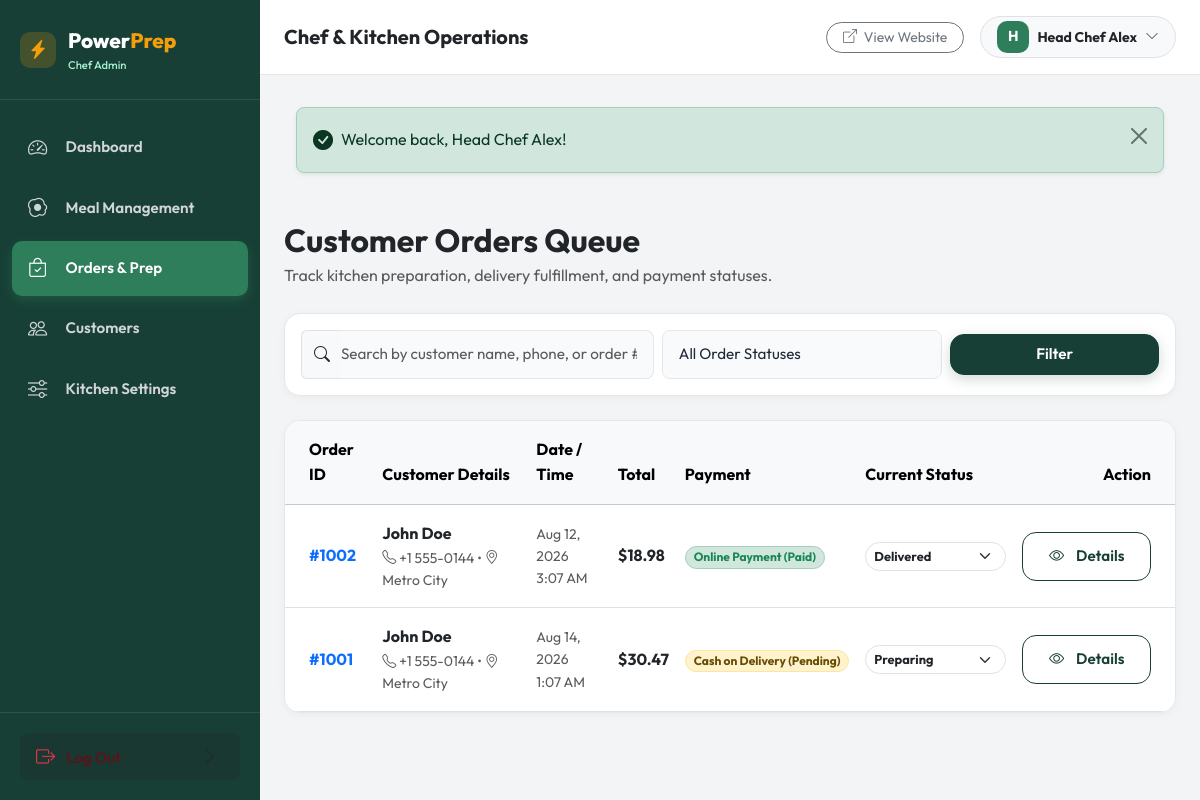
The app's page /admin/orders.php (signed in) with its own data.
### tables this page shows
CREATE TABLE `orders` (
  `id` INT AUTO_INCREMENT PRIMARY KEY,
  `user_id` INT NULL,
  `customer_name` VARCHAR(100) NOT NULL,
  `customer_email` VARCHAR(120) NOT NULL,
  `customer_phone` VARCHAR(30) NOT NULL,
  `delivery_address` TEXT NOT NULL,
  `delivery_city` VARCHAR(80) NOT NULL,
  `delivery_instructions` TEXT NULL,
  `subtotal` DECIMAL(10,2) NOT NULL,
  `delivery_fee` DECIMAL(10,2) NOT NULL DEFAULT 3.99,
  `total` DECIMAL(10,2) NOT NULL,
  `payment_method` VARCHAR(50) NOT NULL DEFAULT 'Cash on Delivery',
  `payment_status` ENUM('Pending', 'Paid') NOT NULL DEFAULT 'Pending',
  `status` ENUM('Pending', 'Confirmed', 'Preparing', 'Ready', 'Out for Delivery', 'Delivered', 'Cancelled') NOT NULL DEFAULT 'Pending',
  `created_at` TIMESTAMP DEFAULT CURRENT_TIMESTAMP,
  `updated_at` TIMESTAMP DEFAULT CURRENT_TIMESTAMP ON UPDATE CURRENT_TIMESTAMP,
  FOREIGN KEY (`user_id`) REFERENCES `users`(`id`) ON DELETE SET NULL
);

### admin/orders.php (the view, shortened to what this page needs)
<?php
require_once __DIR__ . '/../config/database.php';
require_once __DIR__ . '/../includes/functions.php';
$status_filter = isset($_GET['status']) ? sanitize($_GET['status']) : 'all';
$search = isset($_GET['search']) ? sanitize($_GET['search']) : '';
$sql = "SELECT * FROM orders WHERE 1=1";
$params = [];
$sql .= " ORDER BY id DESC";
$stmt = $pdo->prepare($sql);
$stmt->execute($params);
$orders = $stmt->fetchAll();
require_once __DIR__ . '/includes/header.php';
?>
<div class="d-flex flex-column flex-md-row justify-content-between align-items-md-center gap-3 mb-4">
  <div>
    <h2 class="fw-bold text-dark mb-1">Customer Orders Queue</h2>
    <p class="text-muted mb-0">Track kitchen preparation, delivery fulfillment, and payment statuses.</p>
  </div>
</div>
<div class="admin-card p-3 mb-4">
  <form method="GET" action="orders.php" class="row g-2 align-items-center">
    <div class="col-md-5">
      <div class="input-group">
        <span class="input-group-text bg-light border-end-0"><i class="bi bi-search"></i></span>
        <input type="text" name="search" class="form-control form-control-custom border-start-0 ps-0" placeholder="Search by customer name, phone, or order #..." value="<?= e($search) ?>">
      </div>
    </div>
    <div class="col-md-4">
      <select name="status" class="form-select form-control-custom">
        <option value="all" <?= $status_filter === 'all' ? 'selected' : '' ?>>All Order Statuses</option>
      </select>
    </div>
    <div class="col-md-3 d-flex gap-2">
      <button type="submit" class="btn btn-primary-custom w-100 py-2">Filter</button>
    </div>
  </form>
</div>
<div class="admin-card">
  <div class="admin-card-body p-0">
    <div class="table-responsive">
      <table class="table table-hover align-middle mb-0">
        <thead class="table-light">
          <tr>
            <th class="ps-4 py-3">Order ID</th>
            <th class="py-3">Customer Details</th>
            <th class="py-3">Date / Time</th>
            <th class="py-3">Total</th>
            <th class="py-3">Payment</th>
            <th class="py-3">Current Status</th>
            <th class="pe-4 py-3 text-end">Action</th>
          </tr>
        </thead>
        <tbody>
          <?php if (empty($orders)): ?>
            <tr>
              <td colspan="7" class="text-center py-5 text-muted">No orders found matching the filter.</td>
            </tr>
          <?php else: ?>
            <?php foreach ($orders as $ord): ?>
              <tr>
                <td class="ps-4 py-3 fw-bold text-dark">
                  <a href="order-details.php?id=<?= $ord['id'] ?>" class="text-primary">#<?= $ord['id'] ?></a>
                </td>
                <td class="py-3">
                  <strong class="text-dark d-block"><?= e($ord['customer_name']) ?></strong>
                  <div class="small text-muted">
                    <span><i class="bi bi-telephone"></i> <?= e($ord['customer_phone']) ?></span> •
                    <span><i class="bi bi-geo-alt"></i> <?= e($ord['delivery_city']) ?></span>
                  </div>
                </td>
                <td class="py-3 text-muted small">
                  <?= date('M d, Y', strtotime($ord['created_at'])) ?><br>
                  <span class="text-muted"><?= date('g:i A', strtotime($ord['created_at'])) ?></span>
                </td>
                <td class="py-3 fw-bold text-dark fs-6">
                  <?= format_price($ord['total']) ?>
                </td>
                <td class="py-3">
                  <span class="badge <?= $ord['payment_status'] === 'Paid' ? 'bg-success-subtle text-success border border-success-subtle' : 'bg-warning-subtle text-warning-emphasis border border-warning-subtle' ?> rounded-pill">
                    <?= e($ord['payment_method']) ?> (<?= e($ord['payment_status']) ?>)
                  </span>
                </td>
                <td class="py-3">
                  <form method="POST" action="orders.php<?= $status_filter !== 'all' ? '?status=' . urlencode($status_filter) : '' ?>" class="d-inline">
                    <select name="status" class="form-select form-select-sm rounded-pill font-weight-bold" onchange="this.form.submit()" style="width: auto; font-size: 0.8rem; font-weight: 700;">
                      <option value="Preparing" <?= $ord['status'] === 'Preparing' ? 'selected' : '' ?>>Preparing</option>
                      <option value="Delivered" <?= $ord['status'] === 'Delivered' ? 'selected' : '' ?>>Delivered</option>
                    </select>
                  </form>
                </td>
                <td class="pe-4 py-3 text-end">
                  <a href="order-details.php?id=<?= $ord['id'] ?>" class="btn btn-sm btn-outline-custom" title="View Full Details">
                    <i class="bi bi-eye me-1"></i> Details
                  </a>
                </td>
              </tr>
            <?php endforeach; ?>
          <?php endif; ?>
        </tbody>
      </table>
    </div>
  </div>
</div>
<?php require_once __DIR__ . '/includes/footer.php'; ?>

### assets/css/admin.css (style rules this page uses)
:root { --admin-sidebar-bg: #173F35; --admin-sidebar-hover: #1f5245; --admin-sidebar-active: #2E7D5B; --admin-bg: #f3f4f6; --admin-card-bg: #ffffff; --admin-text: #1f2937; --admin-text-muted: #6b7280; --admin-border: #e5e7eb; }
body.admin-body { background-color: var(--admin-bg); font-family: 'Outfit', 'Inter', -apple-system, BlinkMacSystemFont, sans-serif; color: var(--admin-text); overflow-x: hidden; }
.admin-card { background: #ffffff; border-radius: 16px; border: 1px solid var(--admin-border); box-shadow: 0 2px 8px rgba(0,0,0,0.04); margin-bottom: 1.5rem; overflow: hidden; }
.admin-card-body { padding: 1.5rem; }

### assets/css/style.css (style rules this page uses)
:root { --primary: #173F35; --primary-hover: #12332a; --primary-light: #e8f3ef; --secondary: #2E7D5B; --secondary-hover: #246448; --accent: #F59E0B; --accent-hover: #d97706; --accent-light: #fef3c7; --bg-main: #F7F8F5; --bg-card: #FFFFFF; --text-main: #1F2937; --text-muted: #6B7280; --border-color: #E5E7EB; --protein-color: #3B82F6; --carbs-color: #F59E0B; --fat-color: #EF4444; --calories-color: #10B981; --radius-sm: 8px; --radius-md: 14px; --radius-lg: 20px; --radius-xl: 28px; --shadow-sm: 0 2px 8px rgba(23, 63, 53, 0.04); --shadow-md: 0 8px 24px rgba(23, 63, 53, 0.08); --shadow-lg: 0 16px 36px rgba(23, 63, 53, 0.12); --shadow-hover: 0 20px 40px rgba(23, 63, 53, 0.16); --transition: all 0.25s cubic-bezier(0.4, 0, 0.2, 1); }
* { box-sizing: border-box; margin: 0; padding: 0; }
body { font-family: 'Outfit', 'Inter', -apple-system, BlinkMacSystemFont, 'Segoe UI', Roboto, sans-serif; background-color: var(--bg-main); color: var(--text-main); line-height: 1.6; min-height: 100vh; display: flex; flex-direction: column; -webkit-font-smoothing: antialiased; }
a { color: var(--secondary); text-decoration: none; transition: var(--transition); }
.btn-primary-custom { background: var(--primary); color: #ffffff; border: 1px solid var(--primary); padding: 0.75rem 1.6rem; border-radius: var(--radius-md); font-weight: 600; font-size: 0.95rem; display: inline-flex; align-items: center; justify-content: center; gap: 0.5rem; transition: var(--transition); box-shadow: 0 4px 14px rgba(23, 63, 53, 0.2); }
.btn-outline-custom { background: transparent; color: var(--primary); border: 1.5px solid var(--primary); padding: 0.75rem 1.6rem; border-radius: var(--radius-md); font-weight: 600; font-size: 0.95rem; display: inline-flex; align-items: center; justify-content: center; gap: 0.5rem; transition: var(--transition); }
.form-control-custom { background: #f9fafb; border: 1.5px solid var(--border-color); border-radius: var(--radius-sm); padding: 0.75rem 1rem; font-size: 0.95rem; color: var(--text-main); transition: var(--transition); }

### records on screen
orders: id "1002", customer_name "John Doe", customer_phone "+1 555-0144", delivery_city "Metro City", created_at "Aug 12, 2026", created_at "3:07 AM", total "$18.98", payment_method "Online Payment", payment_status "Paid", status "Delivered"
orders: id "1001", customer_name "John Doe", customer_phone "+1 555-0144", delivery_city "Metro City", created_at "Aug 14, 2026", created_at "1:07 AM", total "$30.47", payment_method "Cash on Delivery", payment_status "Pending", status "Preparing"

### other values on screen
substr($current_user['name'], 0, 1) "H"
$current_user['name'] "Head Chef Alex"
$text "Welcome back, Head Chef Alex!"
